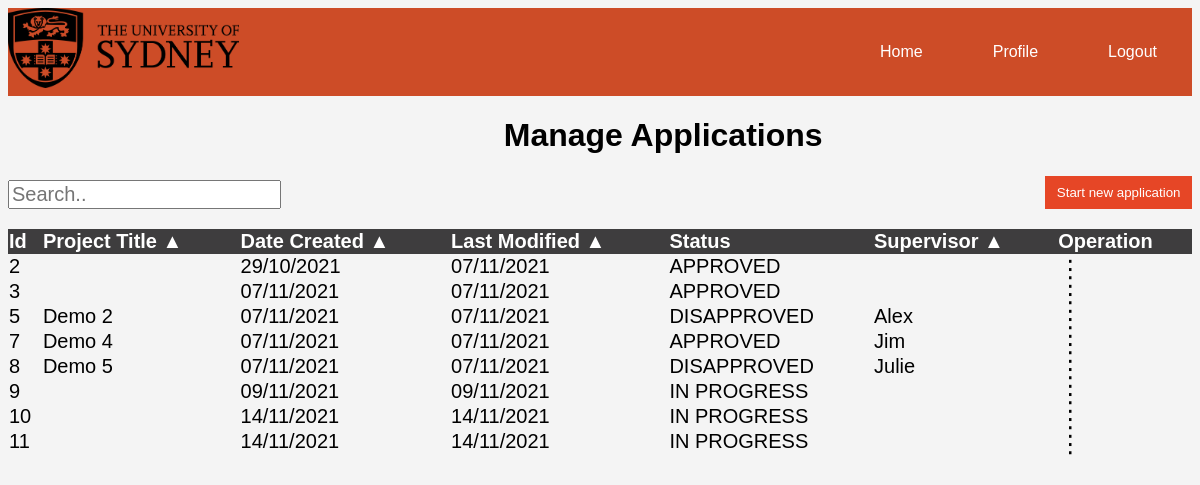
Page /managelist/ (signed in) on the committed database.
### accounts/models.py (models this page shows, shortened)
class Application(models.Model):
    id = models.IntegerField(
        primary_key=True, unique=True, editable=False, null=False)
    date_created = models.DateField(auto_now_add=True)
    last_modified = models.DateField(auto_now=True)
    user = models.ForeignKey(User, on_delete=models.CASCADE)
    title = models.TextField(max_length=200, null=True)
    supervisor = models.TextField(max_length=150, null=True)
    status = models.TextField(max_length=20, null=True, default="IN PROGRESS")
    PIS_rt = RichTextField(blank=True, null=True, default=default_PIS_data)
    PCF_rt = RichTextField(blank=True, null=True, default=default_PCF_data)

### accounts/decorators.py (the view)
        def wrapper_func(request, *args, **kwargs):
            group = None
            if request.user.groups.exists():
                group = request.user.groups.all()[0].name
            if group in allowed_roles:
                return view_func(request, *args, **kwargs)
            return redirect('login')

### managelist/views.py (called while the page is built)
@login_required(login_url='login')
@allowed_users(allowed_roles=['researcher'])
def managelistPage(request):
    applications = Application.objects.filter(user=request.user)
    context = {'applications': applications}
    return render(request, 'managelist.html', context)

### managelist/templates/managelist.html (shortened to what this page needs)
{% extends "base.html" %}
{% block others %}
{% load static %}
<link rel="stylesheet" type="text/css" href="{% static 'managelist/style.css' %}">
 {% endblock %}
{% block content %}
<div class = "container">
    <div class = "item-1"><h1> Manage Applications </h1></div>
      <div class = "item-2">
        <input type="text" id = "search"
        name = "search_item"  placeholder="Search..">
      </div>
      <div class = "item-3">
        <a href="{% url 'qualifierwelcome' %}"><button class = start_new_app_button type="button" name="start">Start new application</button></a>
      </div>
      <div class = "item-4">
        <table class = "applicationlist" id = "sort_application">
            <thead>
              <th>Id</th>
              <th class = "sort_col" data-column = 1 data-order = "DESC" name="Project Title">Project Title &#x25B2</th>
              <th class = "sort_col" data-column = 2 data-order = "DESC" name="Date Created">Date Created &#x25B2</th>
              <th class = "sort_col" data-column = 3 data-order = "DESC" name="Last Modified">Last Modified &#x25B2</th>
              <th>Status</th>
              <th class = "sort_col" data-column = 5 data-order = "DESC" name="Supervisor">Supervisor &#x25B2</th>
              <th colspan="2">Operation</th>
            </thead>
            <tbody>
            {% for item in applications %}
            <tr class = "row">
                <td>{{item.id}}</td>
                <td>{{item.title}}</td>
                <td>{{ item.date_created|date:"d/m/Y" }}</td>
                <td>{{item.last_modified|date:"d/m/Y" }}</td>
                <td>{{item.status}}</td>
                <td>{{item.supervisor}}</td>
                <td class = "Operations">
                  <div class = "threedots"><p>&#8942;</p></div>
              </td>
            </tr>
            {% endfor %}
          </tbody>
          </table>
      </div>
</div>
{% endblock %}

### managelist/static/managelist/navstyle.css (style rules this page uses)
* { font-family: sans-serif; }

### managelist/static/managelist/style.css (style rules this page uses)
body { background-color:#F4F4F4; }
.container { display: grid; grid-template-columns: auto; grid-template-rows: auto; grid-template-areas: ". Title Title ." "search . . new" "app_table app_table app_table app_table"; }
.item-1 { grid-area: Title; justify-self: center; }
.item-2 { grid-area: search; align-self: end; margin-bottom: 20px; }
.item-3 { grid-area: new; justify-self: end; margin-bottom: 20px; }
.item-4 { grid-area: app_table; }
.item-2 #search { font-size:20px; }
.applicationlist { border-collapse: collapse; font-size: 20px; min-width: 100%; overflow: hidden; }
thead { background-color: #3e3d3e; color: #ffffff; text-align: left; }
.Operations { display:inline-block; position:absolute; }
.Operations div { display: inline-block; vertical-align: top; }
.threedots { cursor: pointer; }
.Operations div p { font-size: 24px; padding:0; margin: 0; }
.start_new_app_button { color:#ffffff; background:#e64626; border: 0em; height: 2.5em; width: 11em; }

### rows in the picture
Application: id "2", date_created "29/10/2021", last_modified "07/11/2021", status "APPROVED"
Application: id "3", date_created "07/11/2021", last_modified "07/11/2021", status "APPROVED"
Application: id "5", title "Demo 2", date_created "07/11/2021", last_modified "07/11/2021", status "DISAPPROVED", supervisor "Alex"
Application: id "7", title "Demo 4", date_created "07/11/2021", last_modified "07/11/2021", status "APPROVED", supervisor "Jim"
Application: id "8", title "Demo 5", date_created "07/11/2021", last_modified "07/11/2021", status "DISAPPROVED", supervisor "Julie"
Application: id "9", date_created "09/11/2021", last_modified "09/11/2021", status "IN PROGRESS"
Application: id "10", date_created "14/11/2021", last_modified "14/11/2021", status "IN PROGRESS"
Application: id "11", date_created "14/11/2021", last_modified "14/11/2021", status "IN PROGRESS"
